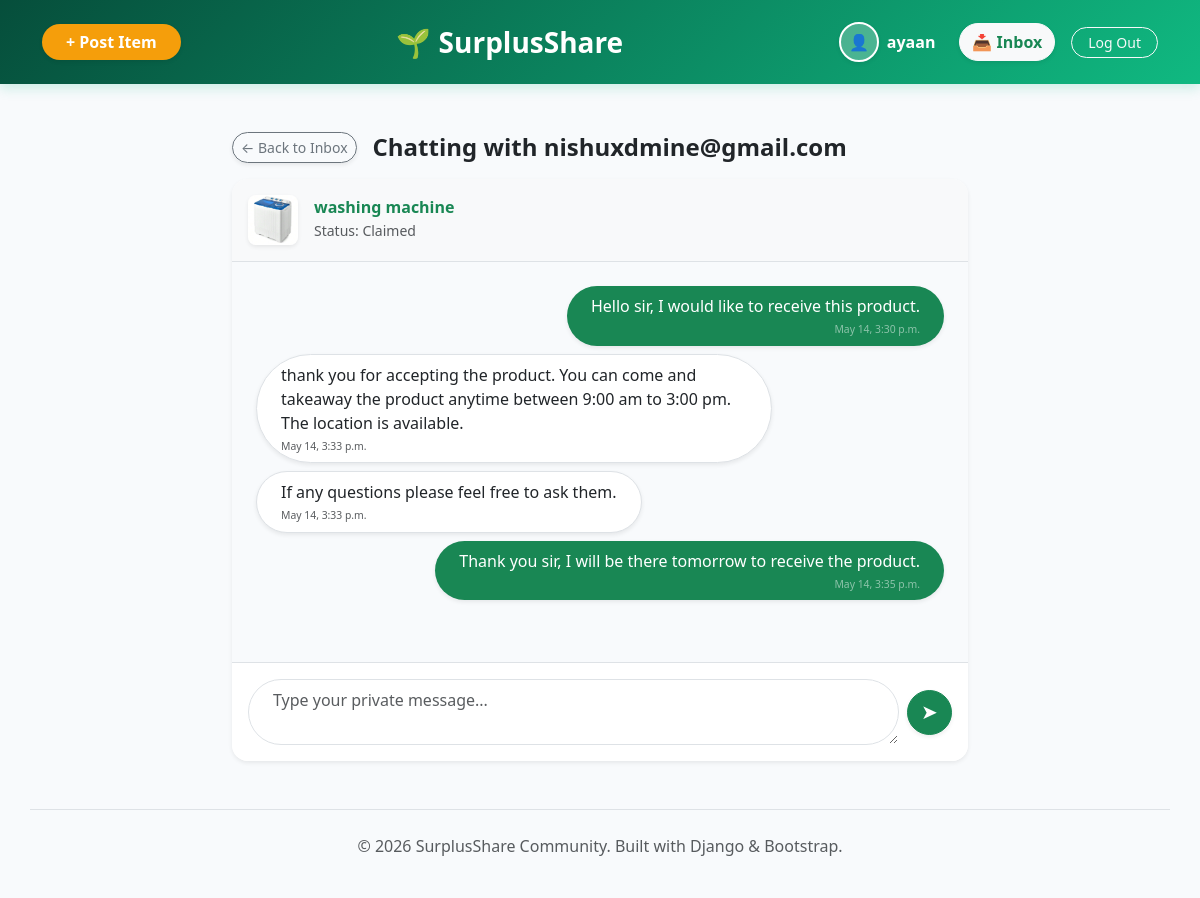
Page /chat/1/ (signed in) on the committed database.
### marketplace/models.py (models this page shows, shortened)
class Conversation(models.Model):
    item = models.ForeignKey(Item, related_name="conversations", on_delete=models.CASCADE)
    buyer = models.ForeignKey(User, related_name='buyer_conversations', on_delete=models.CASCADE)
    created_at = models.DateTimeField(auto_now_add=True)

class Item(models.Model):
    CATEGORY_CHOICES = [
        ('Food', '🍱 Food'),
        ('Utensils', '🍳 Utensils'),
        ('Furniture', '🛋️ Furniture'),
        ('Toys', '🧸 Toys'),
        ('Books', '📚 Books'),
        ('Tools', '🛠️ Tools'),
        ('Pet Supplies', '🐱 Pet Supplies'),
        ('Other', '✨ Other'),
    ]
    owner = models.ForeignKey(User, on_delete=models.CASCADE, null=True, blank=True)
    title = models.CharField(max_length=200)
    image = models.ImageField(upload_to='item_images/', blank=True, null=True)
    description = models.TextField()
    category = models.CharField(max_length=50, choices=CATEGORY_CHOICES)
    location = models.CharField(max_length=200)
    expiry_date = models.DateField(null=True, blank=True, help_text="Optional: When does this expire or need to be picked up by?")
    status = models.CharField(max_length=20, default='Available')
    created_at = models.DateTimeField(auto_now_add=True)

class Message(models.Model):
    conversation = models.ForeignKey(Conversation, related_name='messages', on_delete=models.CASCADE)
    sender = models.ForeignKey(User, on_delete=models.CASCADE)
    text = models.TextField()
    is_read = models.BooleanField(default=False) # <-- NEW: Tracks unread status
    created_at = models.DateTimeField(auto_now_add=True)

### marketplace/views.py (the view)
# urls.py: path('chat/<int:convo_id>/', views.chat_room, name='chat_room'),
@login_required(login_url='/login/')
def chat_room(request, convo_id):
    convo = get_object_or_404(Conversation, id=convo_id)
    if request.user != convo.buyer and request.user != convo.item.owner:
        return redirect('home')
    convo.messages.exclude(sender=request.user).filter(is_read=False).update(is_read=True)
    messages = convo.messages.all().order_by('created_at')
    if request.method == 'POST':
        form = MessageForm(request.POST)
        if form.is_valid():
            msg = form.save(commit=False)
            msg.conversation = convo
            msg.sender = request.user
            msg.save()
            return redirect('chat_room', convo_id=convo.id)
    else:
        form = MessageForm()
    return render(request, 'chat_room.html', {'convo': convo, 'messages': messages, 'form': form})

### marketplace/forms.py
class MessageForm(forms.ModelForm):
    class Meta:
        model = Message
        fields = ['text']
        widgets = {
            'text': forms.Textarea(attrs={'rows': 2, 'placeholder': 'Type your private message...', 'class': 'form-control rounded-pill px-4 py-2'}),
        }
        labels = {'text': ''}

### marketplace/context_processors.py (called while the page is built)
def unread_messages(request):
    if request.user.is_authenticated:
        count = Message.objects.filter(
            Q(conversation__buyer=request.user) | Q(conversation__item__owner=request.user),
            is_read=False
        ).exclude(sender=request.user).count()
        return {'unread_count': count}
    return {'unread_count': 0}

### marketplace/templates/chat_room.html (shortened to what this page needs)
{% extends 'base.html' %}
{% block content %}
<div class="row justify-content-center">
    <div class="col-md-8">
        <div class="d-flex align-items-center mb-3">
            <a href="{% url 'inbox' %}" class="btn btn-outline-secondary btn-sm rounded-pill me-3 shadow-sm">← Back to Inbox</a>
            <h4 class="fw-bold mb-0 text-dark">
                Chatting with {% if user == convo.buyer %}{{ convo.item.owner.username }}{% else %}{{ convo.buyer.username }}{% endif %}
            </h4>
        </div>
        <div class="card border-0 shadow-sm rounded-4 overflow-hidden">
            <div class="bg-light p-3 border-bottom d-flex align-items-center">
                {% if convo.item.image %}
                    <img src="{{ convo.item.image.url }}" class="rounded-3 me-3 shadow-sm" style="width: 50px; height: 50px; object-fit: cover;">
                {% endif %}
                <div>
                    <h6 class="fw-bold mb-0"><a href="{% url 'item_detail' convo.item.id %}" class="text-decoration-none text-success">{{ convo.item.title }}</a></h6>
                    <small class="text-muted">Status: {{ convo.item.status }}</small>
                </div>
            </div>
            <div class="p-4" style="height: 400px; overflow-y: auto; background-color: #f8fafc; display: flex; flex-direction: column;">
                {% for msg in messages %}
                    {% if msg.sender == user %}
                        <div class="align-self-end bg-success text-white px-4 py-2 rounded-pill mb-2 shadow-sm" style="max-width: 75%;">
                            {{ msg.text }}
                            <div class="text-end text-white-50 mt-1" style="font-size: 0.65rem;">{{ msg.created_at|date:"M j, g:i a" }}</div>
                        </div>
                    {% else %}
                        <div class="align-self-start bg-white text-dark border px-4 py-2 rounded-pill mb-2 shadow-sm" style="max-width: 75%;">
                            {{ msg.text }}
                            <div class="text-start text-muted mt-1" style="font-size: 0.65rem;">{{ msg.created_at|date:"M j, g:i a" }}</div>
                        </div>
                    {% endif %}
                {% empty %}
                    <p class="text-center text-muted mt-auto mb-auto">This is the beginning of your private conversation.</p>
                {% endfor %}
            </div>
            <div class="bg-white p-3 border-top">
                <form method="POST" class="d-flex align-items-center">
                    <div class="flex-grow-1 me-2">
                        {{ form.text }}
                    </div>
                    <button type="submit" class="btn btn-success rounded-circle shadow-sm d-flex justify-content-center align-items-center" style="width: 45px; height: 45px;">
                        <span class="fs-5">➤</span>
                    </button>
                </form>
            </div>
        </div>
    </div>
</div>
{% endblock %}

### marketplace/templates/base.html (shortened to what this page needs)
<!DOCTYPE html>
<html lang="en">
<head>
    <link href="https://cdn.jsdelivr.net/npm/bootstrap@5.3.2/dist/css/bootstrap.min.css" rel="stylesheet">
</head>
<body>
    <nav class="navbar navbar-expand-lg navbar-dark navbar-custom mb-5 py-3">
        <div class="container">
             <a href="/post/" class="btn btn-accent fw-bold me-3 dynamic-btn px-4 rounded-pill shadow-sm">+ Post Item</a>
            <a class="navbar-brand fw-bold fs-3 text-white" href="/">🌱 SurplusShare</a>
            <div class="d-flex align-items-center">
                {% if user.is_authenticated %}
                    <a href="/profile/" class="d-flex align-items-center text-white text-decoration-none fw-bold me-4 dynamic-btn">
                        {% if user.profile.avatar %}
                            <img src="{{ user.profile.avatar.url }}" class="rounded-circle me-2 border border-2 border-white shadow-sm" style="width: 40px; height: 40px; object-fit: cover;">
                        {% else %}
                            <div class="rounded-circle bg-white bg-opacity-25 d-flex align-items-center justify-content-center me-2 text-white border border-2 border-white shadow-sm" style="width: 40px; height: 40px;">👤</div>
                        {% endif %}
                        {{ user.username }}
                    </a>
                    <a href="{% url 'inbox' %}" class="btn btn-light fw-bold me-3 dynamic-btn rounded-pill shadow-sm text-success position-relative">
                        📥 Inbox
                    </a>
                    <form action="{% url 'logout' %}" method="post" class="m-0">
                        <button type="submit" class="btn btn-outline-light btn-sm dynamic-btn rounded-pill px-3">Log Out</button>
                    </form>
                {% else %}
                    <a href="/login/" class="btn btn-outline-light me-3 dynamic-btn rounded-pill px-4">Log In</a>
                    <a href="/signup/" class="btn btn-accent fw-bold dynamic-btn rounded-pill px-4 shadow-sm">Sign Up</a>
                {% endif %}
            </div>
        </div>
    </nav>
    <main class="container">
        {% block content %}{% endblock %}
    </main>
    <footer class="container text-center text-muted mt-5 py-4 border-top">
        <p>&copy; 2026 SurplusShare Community. Built with Django & Bootstrap.</p>
    </footer>
</body>
</html>

### marketplace/templates/base.html (style rules this page uses)
:root { --eco-dark: #064e3b; --eco-primary: #10b981; --eco-accent: #f59e0b; --eco-bg: #f8fafc; --eco-card: #ffffff; }
body { background-color: var(--eco-bg); animation: fadeIn 0.5s ease-in-out; }
.navbar-custom { background: linear-gradient(135deg, var(--eco-dark) 0%, var(--eco-primary) 100%); box-shadow: 0 4px 12px rgba(16, 185, 129, 0.2); }
.dynamic-btn { transition: transform 0.2s ease, box-shadow 0.2s ease; }
.btn-accent { background-color: var(--eco-accent); color: white; border: none; }

### rows in the picture
Conversation: item.owner.username "nishuxdmine@gmail.com", item.image (picture), item "washing machine", item.status "Claimed"
Message: text "Hello sir, I would like to receive this product.", created_at "May 14, 3:30 p.m."
Message: text "thank you for accepting the product. You can come and takeaway the product anytime between 9:00 am to 3:00 pm. The location is available.", created_at "May 14, 3:33 p.m."
Message: text "If any questions please feel free to ask them.", created_at "May 14, 3:33 p.m."
Message: text "Thank you sir, I will be there tomorrow to receive the product.", created_at "May 14, 3:35 p.m."

### other values in the picture
{{ user.username }} "ayaan"
